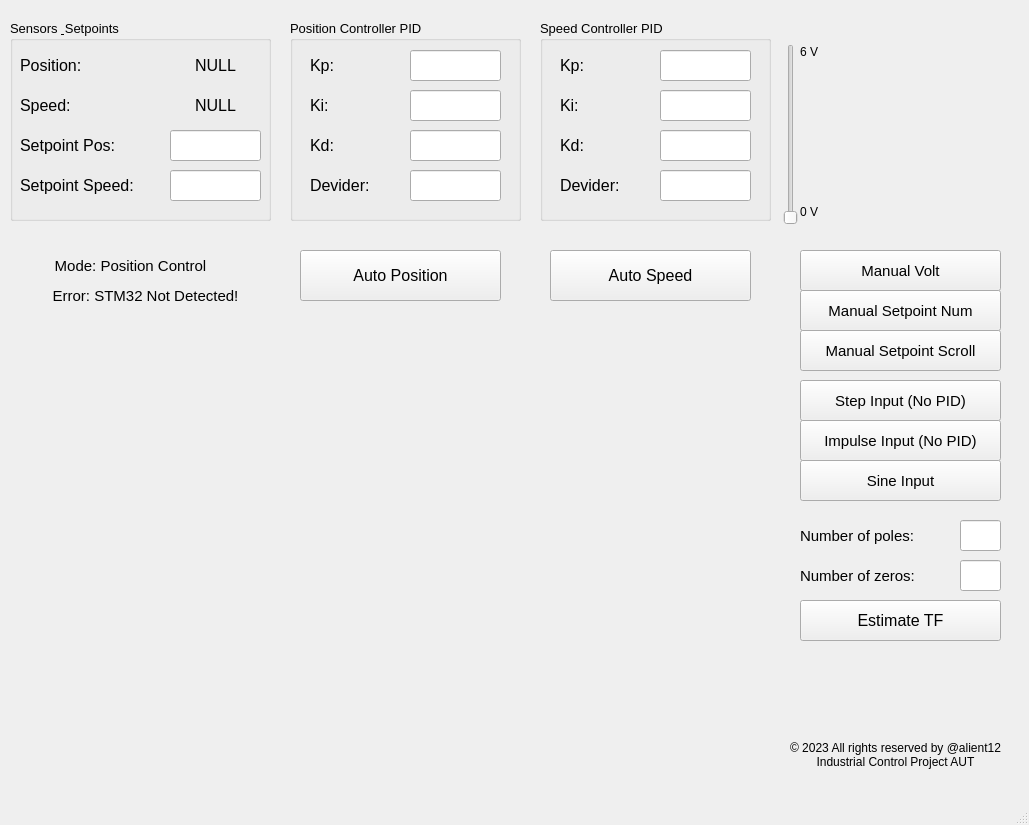
<?xml version="1.0" encoding="UTF-8"?>
<ui version="4.0">
 <class>MainWindow</class>
 <widget class="QMainWindow" name="MainWindow">
  <property name="geometry">
   <rect>
    <x>0</x>
    <y>0</y>
    <width>1029</width>
    <height>825</height>
   </rect>
  </property>
  <property name="windowTitle">
   <string>Motor Controller</string>
  </property>
  <property name="styleSheet">
   <string notr="true"/>
  </property>
  <widget class="QWidget" name="centralwidget">
   <widget class="QPushButton" name="step_button">
    <property name="geometry">
     <rect>
      <x>800</x>
      <y>380</y>
      <width>201</width>
      <height>41</height>
     </rect>
    </property>
    <property name="font">
     <font>
      <pointsize>11</pointsize>
     </font>
    </property>
    <property name="text">
     <string>Step Input (No PID)</string>
    </property>
   </widget>
   <widget class="QWidget" name="matplotlib_widget" native="true">
    <property name="geometry">
     <rect>
      <x>10</x>
      <y>340</y>
      <width>761</width>
      <height>451</height>
     </rect>
    </property>
   </widget>
   <widget class="QSlider" name="vertical_slider">
    <property name="geometry">
     <rect>
      <x>780</x>
      <y>44</y>
      <width>22</width>
      <height>181</height>
     </rect>
    </property>
    <property name="minimum">
     <number>0</number>
    </property>
    <property name="maximum">
     <number>100</number>
    </property>
    <property name="orientation">
     <enum>Qt::Vertical</enum>
    </property>
   </widget>
   <widget class="QPushButton" name="pos_button">
    <property name="geometry">
     <rect>
      <x>300</x>
      <y>250</y>
      <width>201</width>
      <height>51</height>
     </rect>
    </property>
    <property name="font">
     <font>
      <pointsize>12</pointsize>
     </font>
    </property>
    <property name="text">
     <string>Auto Position</string>
    </property>
   </widget>
   <widget class="QGroupBox" name="feedback_box">
    <property name="geometry">
     <rect>
      <x>10</x>
      <y>20</y>
      <width>261</width>
      <height>201</height>
     </rect>
    </property>
    <property name="font">
     <font>
      <pointsize>10</pointsize>
     </font>
    </property>
    <property name="title">
     <string>Sensors &amp; Setpoints</string>
    </property>
    <widget class="QLabel" name="pos_label">
     <property name="geometry">
      <rect>
       <x>10</x>
       <y>30</y>
       <width>91</width>
       <height>31</height>
      </rect>
     </property>
     <property name="font">
      <font>
       <pointsize>12</pointsize>
      </font>
     </property>
     <property name="text">
      <string>Position:</string>
     </property>
    </widget>
    <widget class="QLabel" name="speed_label">
     <property name="geometry">
      <rect>
       <x>10</x>
       <y>70</y>
       <width>91</width>
       <height>31</height>
      </rect>
     </property>
     <property name="font">
      <font>
       <pointsize>12</pointsize>
      </font>
     </property>
     <property name="text">
      <string>Speed:</string>
     </property>
    </widget>
    <widget class="QLineEdit" name="pos_ledit">
     <property name="geometry">
      <rect>
       <x>160</x>
       <y>110</y>
       <width>91</width>
       <height>31</height>
      </rect>
     </property>
     <property name="font">
      <font>
       <pointsize>13</pointsize>
      </font>
     </property>
    </widget>
    <widget class="QLabel" name="setpos_label">
     <property name="geometry">
      <rect>
       <x>10</x>
       <y>110</y>
       <width>141</width>
       <height>31</height>
      </rect>
     </property>
     <property name="font">
      <font>
       <pointsize>12</pointsize>
      </font>
     </property>
     <property name="text">
      <string>Setpoint Pos:</string>
     </property>
    </widget>
    <widget class="QLabel" name="setspeed_label">
     <property name="geometry">
      <rect>
       <x>10</x>
       <y>150</y>
       <width>151</width>
       <height>31</height>
      </rect>
     </property>
     <property name="font">
      <font>
       <pointsize>12</pointsize>
      </font>
     </property>
     <property name="text">
      <string>Setpoint Speed:</string>
     </property>
    </widget>
    <widget class="QLineEdit" name="speed_ledit">
     <property name="geometry">
      <rect>
       <x>160</x>
       <y>150</y>
       <width>91</width>
       <height>31</height>
      </rect>
     </property>
     <property name="font">
      <font>
       <pointsize>13</pointsize>
      </font>
     </property>
    </widget>
    <widget class="QLabel" name="posval_label">
     <property name="geometry">
      <rect>
       <x>160</x>
       <y>30</y>
       <width>91</width>
       <height>31</height>
      </rect>
     </property>
     <property name="font">
      <font>
       <pointsize>12</pointsize>
      </font>
     </property>
     <property name="text">
      <string>NULL</string>
     </property>
     <property name="alignment">
      <set>Qt::AlignCenter</set>
     </property>
    </widget>
    <widget class="QLabel" name="speedval_label">
     <property name="geometry">
      <rect>
       <x>160</x>
       <y>70</y>
       <width>91</width>
       <height>31</height>
      </rect>
     </property>
     <property name="font">
      <font>
       <pointsize>12</pointsize>
      </font>
     </property>
     <property name="text">
      <string>NULL</string>
     </property>
     <property name="alignment">
      <set>Qt::AlignCenter</set>
     </property>
    </widget>
   </widget>
   <widget class="QGroupBox" name="pid_pos_box">
    <property name="geometry">
     <rect>
      <x>290</x>
      <y>20</y>
      <width>231</width>
      <height>201</height>
     </rect>
    </property>
    <property name="font">
     <font>
      <pointsize>10</pointsize>
     </font>
    </property>
    <property name="title">
     <string>Position Controller PID</string>
    </property>
    <widget class="QLabel" name="kpp_label">
     <property name="geometry">
      <rect>
       <x>20</x>
       <y>30</y>
       <width>55</width>
       <height>31</height>
      </rect>
     </property>
     <property name="font">
      <font>
       <pointsize>12</pointsize>
      </font>
     </property>
     <property name="text">
      <string>Kp:</string>
     </property>
    </widget>
    <widget class="QLineEdit" name="kpp_ledit">
     <property name="geometry">
      <rect>
       <x>120</x>
       <y>30</y>
       <width>91</width>
       <height>31</height>
      </rect>
     </property>
     <property name="font">
      <font>
       <pointsize>13</pointsize>
      </font>
     </property>
    </widget>
    <widget class="QLineEdit" name="kip_ledit">
     <property name="geometry">
      <rect>
       <x>120</x>
       <y>70</y>
       <width>91</width>
       <height>31</height>
      </rect>
     </property>
     <property name="font">
      <font>
       <pointsize>13</pointsize>
      </font>
     </property>
    </widget>
    <widget class="QLabel" name="kip_label">
     <property name="geometry">
      <rect>
       <x>20</x>
       <y>70</y>
       <width>55</width>
       <height>31</height>
      </rect>
     </property>
     <property name="font">
      <font>
       <pointsize>12</pointsize>
      </font>
     </property>
     <property name="text">
      <string>Ki:</string>
     </property>
    </widget>
    <widget class="QLabel" name="kdp_label">
     <property name="geometry">
      <rect>
       <x>20</x>
       <y>110</y>
       <width>55</width>
       <height>31</height>
      </rect>
     </property>
     <property name="font">
      <font>
       <pointsize>12</pointsize>
      </font>
     </property>
     <property name="text">
      <string>Kd:</string>
     </property>
    </widget>
    <widget class="QLineEdit" name="kdp_ledit">
     <property name="geometry">
      <rect>
       <x>120</x>
       <y>110</y>
       <width>91</width>
       <height>31</height>
      </rect>
     </property>
     <property name="font">
      <font>
       <pointsize>13</pointsize>
      </font>
     </property>
    </widget>
    <widget class="QLineEdit" name="dp_ledit">
     <property name="geometry">
      <rect>
       <x>120</x>
       <y>150</y>
       <width>91</width>
       <height>31</height>
      </rect>
     </property>
     <property name="font">
      <font>
       <pointsize>13</pointsize>
      </font>
     </property>
    </widget>
    <widget class="QLabel" name="dp_label">
     <property name="geometry">
      <rect>
       <x>20</x>
       <y>150</y>
       <width>101</width>
       <height>31</height>
      </rect>
     </property>
     <property name="font">
      <font>
       <pointsize>12</pointsize>
      </font>
     </property>
     <property name="text">
      <string>Devider:</string>
     </property>
    </widget>
   </widget>
   <widget class="QGroupBox" name="pid_speed_box">
    <property name="geometry">
     <rect>
      <x>540</x>
      <y>20</y>
      <width>231</width>
      <height>201</height>
     </rect>
    </property>
    <property name="font">
     <font>
      <pointsize>10</pointsize>
     </font>
    </property>
    <property name="title">
     <string>Speed Controller PID</string>
    </property>
    <widget class="QLabel" name="kps_label">
     <property name="geometry">
      <rect>
       <x>20</x>
       <y>30</y>
       <width>55</width>
       <height>31</height>
      </rect>
     </property>
     <property name="font">
      <font>
       <pointsize>12</pointsize>
      </font>
     </property>
     <property name="text">
      <string>Kp:</string>
     </property>
    </widget>
    <widget class="QLineEdit" name="kps_ledit">
     <property name="geometry">
      <rect>
       <x>120</x>
       <y>30</y>
       <width>91</width>
       <height>31</height>
      </rect>
     </property>
     <property name="font">
      <font>
       <pointsize>13</pointsize>
      </font>
     </property>
    </widget>
    <widget class="QLineEdit" name="kis_ledit">
     <property name="geometry">
      <rect>
       <x>120</x>
       <y>70</y>
       <width>91</width>
       <height>31</height>
      </rect>
     </property>
     <property name="font">
      <font>
       <pointsize>13</pointsize>
      </font>
     </property>
    </widget>
    <widget class="QLabel" name="kis_label">
     <property name="geometry">
      <rect>
       <x>20</x>
       <y>70</y>
       <width>55</width>
       <height>31</height>
      </rect>
     </property>
     <property name="font">
      <font>
       <pointsize>12</pointsize>
      </font>
     </property>
     <property name="text">
      <string>Ki:</string>
     </property>
    </widget>
    <widget class="QLabel" name="kds_label">
     <property name="geometry">
      <rect>
       <x>20</x>
       <y>110</y>
       <width>55</width>
       <height>31</height>
      </rect>
     </property>
     <property name="font">
      <font>
       <pointsize>12</pointsize>
      </font>
     </property>
     <property name="text">
      <string>Kd:</string>
     </property>
    </widget>
    <widget class="QLineEdit" name="kds_ledit">
     <property name="geometry">
      <rect>
       <x>120</x>
       <y>110</y>
       <width>91</width>
       <height>31</height>
      </rect>
     </property>
     <property name="font">
      <font>
       <pointsize>13</pointsize>
      </font>
     </property>
    </widget>
    <widget class="QLineEdit" name="ds_ledit">
     <property name="geometry">
      <rect>
       <x>120</x>
       <y>150</y>
       <width>91</width>
       <height>31</height>
      </rect>
     </property>
     <property name="font">
      <font>
       <pointsize>13</pointsize>
      </font>
     </property>
    </widget>
    <widget class="QLabel" name="ds_label">
     <property name="geometry">
      <rect>
       <x>20</x>
       <y>150</y>
       <width>101</width>
       <height>31</height>
      </rect>
     </property>
     <property name="font">
      <font>
       <pointsize>12</pointsize>
      </font>
     </property>
     <property name="text">
      <string>Devider:</string>
     </property>
    </widget>
   </widget>
   <widget class="QPushButton" name="speed_button">
    <property name="geometry">
     <rect>
      <x>550</x>
      <y>250</y>
      <width>201</width>
      <height>51</height>
     </rect>
    </property>
    <property name="font">
     <font>
      <pointsize>12</pointsize>
     </font>
    </property>
    <property name="text">
     <string>Auto Speed</string>
    </property>
   </widget>
   <widget class="QPushButton" name="man_button">
    <property name="geometry">
     <rect>
      <x>800</x>
      <y>250</y>
      <width>201</width>
      <height>41</height>
     </rect>
    </property>
    <property name="font">
     <font>
      <pointsize>11</pointsize>
     </font>
    </property>
    <property name="text">
     <string>Manual Volt</string>
    </property>
   </widget>
   <widget class="QLabel" name="mode_label">
    <property name="geometry">
     <rect>
      <x>30</x>
      <y>250</y>
      <width>201</width>
      <height>31</height>
     </rect>
    </property>
    <property name="font">
     <font>
      <pointsize>11</pointsize>
     </font>
    </property>
    <property name="text">
     <string>Mode: Position Control</string>
    </property>
    <property name="alignment">
     <set>Qt::AlignCenter</set>
    </property>
   </widget>
   <widget class="QPushButton" name="impulse_button">
    <property name="geometry">
     <rect>
      <x>800</x>
      <y>420</y>
      <width>201</width>
      <height>41</height>
     </rect>
    </property>
    <property name="font">
     <font>
      <pointsize>11</pointsize>
     </font>
    </property>
    <property name="text">
     <string>Impulse Input (No PID)</string>
    </property>
   </widget>
   <widget class="QLabel" name="pole_label">
    <property name="geometry">
     <rect>
      <x>800</x>
      <y>520</y>
      <width>141</width>
      <height>31</height>
     </rect>
    </property>
    <property name="font">
     <font>
      <pointsize>11</pointsize>
     </font>
    </property>
    <property name="text">
     <string>Number of poles:</string>
    </property>
   </widget>
   <widget class="QLineEdit" name="npole_ledit">
    <property name="geometry">
     <rect>
      <x>960</x>
      <y>520</y>
      <width>41</width>
      <height>31</height>
     </rect>
    </property>
    <property name="font">
     <font>
      <pointsize>13</pointsize>
     </font>
    </property>
   </widget>
   <widget class="QLineEdit" name="nzero_ledit">
    <property name="geometry">
     <rect>
      <x>960</x>
      <y>560</y>
      <width>41</width>
      <height>31</height>
     </rect>
    </property>
    <property name="font">
     <font>
      <pointsize>13</pointsize>
     </font>
    </property>
   </widget>
   <widget class="QLabel" name="zero_label">
    <property name="geometry">
     <rect>
      <x>800</x>
      <y>560</y>
      <width>141</width>
      <height>31</height>
     </rect>
    </property>
    <property name="font">
     <font>
      <pointsize>11</pointsize>
     </font>
    </property>
    <property name="text">
     <string>Number of zeros:</string>
    </property>
   </widget>
   <widget class="QPushButton" name="man_num_button">
    <property name="geometry">
     <rect>
      <x>800</x>
      <y>290</y>
      <width>201</width>
      <height>41</height>
     </rect>
    </property>
    <property name="font">
     <font>
      <pointsize>11</pointsize>
     </font>
    </property>
    <property name="text">
     <string>Manual Setpoint Num</string>
    </property>
   </widget>
   <widget class="QPushButton" name="man_scroll_button">
    <property name="geometry">
     <rect>
      <x>800</x>
      <y>330</y>
      <width>201</width>
      <height>41</height>
     </rect>
    </property>
    <property name="font">
     <font>
      <pointsize>11</pointsize>
     </font>
    </property>
    <property name="text">
     <string>Manual Setpoint Scroll</string>
    </property>
   </widget>
   <widget class="QLabel" name="min_label">
    <property name="geometry">
     <rect>
      <x>800</x>
      <y>204</y>
      <width>55</width>
      <height>16</height>
     </rect>
    </property>
    <property name="text">
     <string>0 V</string>
    </property>
   </widget>
   <widget class="QLabel" name="max_label">
    <property name="geometry">
     <rect>
      <x>800</x>
      <y>44</y>
      <width>55</width>
      <height>16</height>
     </rect>
    </property>
    <property name="text">
     <string>6 V</string>
    </property>
   </widget>
   <widget class="QPushButton" name="sine_button">
    <property name="geometry">
     <rect>
      <x>800</x>
      <y>460</y>
      <width>201</width>
      <height>41</height>
     </rect>
    </property>
    <property name="font">
     <font>
      <pointsize>11</pointsize>
     </font>
    </property>
    <property name="text">
     <string>Sine Input</string>
    </property>
   </widget>
   <widget class="QPushButton" name="estimate_button">
    <property name="geometry">
     <rect>
      <x>800</x>
      <y>600</y>
      <width>201</width>
      <height>41</height>
     </rect>
    </property>
    <property name="font">
     <font>
      <pointsize>12</pointsize>
     </font>
    </property>
    <property name="text">
     <string>Estimate TF</string>
    </property>
   </widget>
   <widget class="QLabel" name="status_label">
    <property name="geometry">
     <rect>
      <x>30</x>
      <y>280</y>
      <width>231</width>
      <height>31</height>
     </rect>
    </property>
    <property name="font">
     <font>
      <pointsize>11</pointsize>
      <weight>50</weight>
      <bold>false</bold>
     </font>
    </property>
    <property name="text">
     <string>Error: STM32 Not Detected!</string>
    </property>
    <property name="alignment">
     <set>Qt::AlignCenter</set>
    </property>
   </widget>
   <widget class="QLabel" name="label">
    <property name="geometry">
     <rect>
      <x>780</x>
      <y>729</y>
      <width>231</width>
      <height>51</height>
     </rect>
    </property>
    <property name="text">
     <string>© 2023 All rights reserved by @alient12
Industrial Control Project AUT</string>
    </property>
    <property name="alignment">
     <set>Qt::AlignCenter</set>
    </property>
   </widget>
   <widget class="QLabel" name="message_label">
    <property name="geometry">
     <rect>
      <x>770</x>
      <y>640</y>
      <width>261</width>
      <height>31</height>
     </rect>
    </property>
    <property name="font">
     <font>
      <pointsize>9</pointsize>
     </font>
    </property>
    <property name="text">
     <string/>
    </property>
    <property name="alignment">
     <set>Qt::AlignCenter</set>
    </property>
   </widget>
  </widget>
  <widget class="QMenuBar" name="menubar">
   <property name="geometry">
    <rect>
     <x>0</x>
     <y>0</y>
     <width>1029</width>
     <height>26</height>
    </rect>
   </property>
  </widget>
  <widget class="QStatusBar" name="statusbar"/>
 </widget>
 <resources/>
 <connections/>
</ui>
